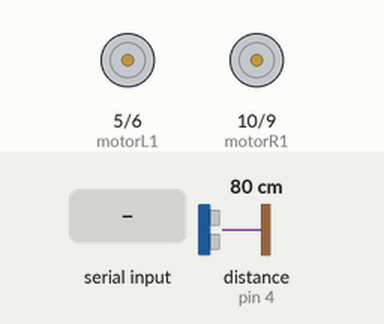
Bench run of a sketch on a simulated Arduino Uno, built with avr-gcc and run on an emulated ATmega328P. Shown: motor-driver pin pairs drawn as motors (green arrow = first pin HIGH = forward, orange = second pin HIGH = backward, longer = more drive). Wiring (inferred from the names in the program): ultrasonic range finder: trigger pin 3; echo pin 4. The test bench sets the inputs (shaded band); at power-on: distance to the obstacle (sensor on pin 4) 80 cm. The echo pulse lasts 58.3 µs per cm; what the sketch prints to the serial monitor is not drawn.

Above: at 1.2 s.
1.3 s: "U" received over Serial
At 1.6 s:
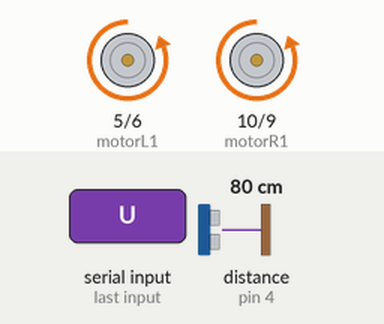
2.8 s: "D" received over Serial
At 3.3 s:
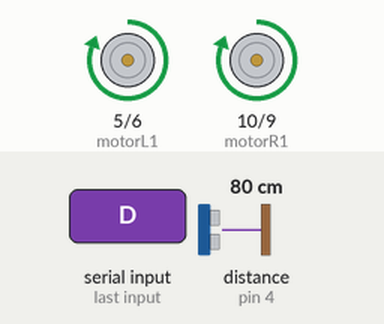
4.3 s: "L" received over Serial
At 5.3 s:
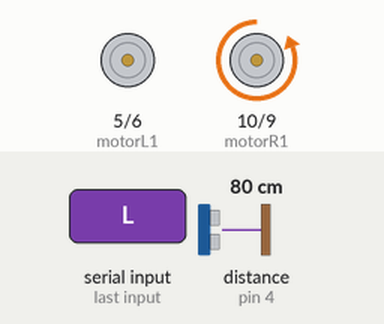
5.8 s: "R" received over Serial
At 7.0 s:
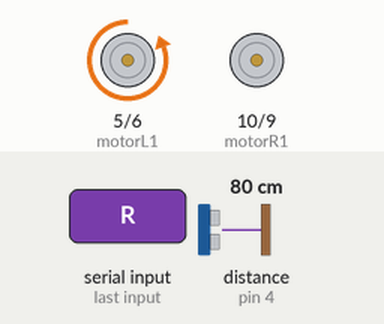
7.3 s: distance to the obstacle (sensor on pin 4) set to 13 cm
8.9 s: distance to the obstacle (sensor on pin 4) set to 10 cm
At 9.7 s:
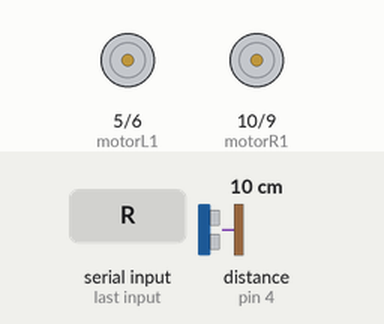
Timing chart, 0 to 11.8 s (numbered marks = the images above; inputs shaded):
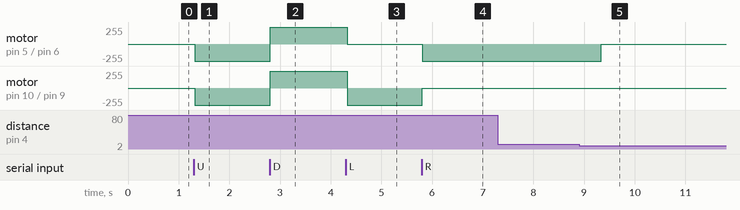

The sketch:

carrito.ino
```cpp
int trigPin = 3;
int echoPin = 4;


//Motors
int motorL1 = 5;  // INPUT 1 - LEFT
int motorL2 = 6;  // INPUT 2 - LEFT
int motorR1 = 10; // INPUT 3 - RIGHT
int motorR2 = 9;  // INPUT 4 - RIGHT

//Helpers
int vel = 100;
int minDistance = 2;
int maxDistance = 10;
int distance;
char dataFromApp = 'S';

void setup()
{
  Serial.begin(9600);
  pinMode(echoPin, INPUT);    // echo as input
  pinMode(trigPin, OUTPUT);   // trigger as output

  //Output variables
  pinMode(motorL1, OUTPUT);
  pinMode(motorL2, OUTPUT);
  pinMode(motorR1, OUTPUT);
  pinMode(motorR2, OUTPUT);
}

void loop()
{
    // Calculate distance
    distance = calculateDistance();

    if (distance >= minDistance && distance <= maxDistance)
    {
       dataFromApp = 'S';
       Serial.print("O");
       delay(400);
    }


    //Wait new data
    if(Serial.available() > 0){
      dataFromApp = Serial.read();
    }

    switch (dataFromApp) {
    case 'U':
      up();
      break;
    case 'D':
      down();
      break;
    case 'L':
      left();
      break;
    case 'R':
      right();
      break;
    case 'S':
      stop();
      break;
    }
    delay(20);
}

void up(){
  digitalWrite(motorL1, 0);
  digitalWrite(motorL2, vel);
  digitalWrite(motorR1, 0);
  digitalWrite(motorR2, vel);
}

void down(){
  digitalWrite(motorL1, vel);
  digitalWrite(motorL2, 0);
  digitalWrite(motorR1, vel);
  digitalWrite(motorR2, 0);
}

void right(){
  digitalWrite(motorL1, 0);
  digitalWrite(motorL2, vel);
  digitalWrite(motorR1, 0);
  digitalWrite(motorR2, 0);

}

void left(){
  digitalWrite(motorL1, 0);
  digitalWrite(motorL2, 0);
  digitalWrite(motorR1, 0);
  digitalWrite(motorR2, vel);

}

void stop(){
  digitalWrite(motorR1, 0);
  digitalWrite(motorR2, 0);
  digitalWrite(motorL1, 0);
  digitalWrite(motorL2, 0);
}

int calculateDistance() {

  int duration, dist;

  digitalWrite(trigPin, HIGH);
  delay(1);
  digitalWrite(trigPin, LOW);

  duration = pulseIn(echoPin, HIGH);
  dist = duration / 58.2;

  delay(10);
  return dist;
}
```

Measured:
- the behaviour switches between 12 and 11 cm on distance to the obstacle (sensor on pin 4) (found by bisection; images 4 and 5)
- after the input at 1.3 s, motor on pin 5 (motorL1) / pin 6 (motorL2), motor on pin 10 (motorR1) / pin 9 (motorR2): stopped → backward 255/255 at once
- after the input at 2.8 s, motor on pin 5 (motorL1) / pin 6 (motorL2), motor on pin 10 (motorR1) / pin 9 (motorR2): backward 255/255 → forward 255/255 at once
- after the input at 4.3 s, motor on pin 5 (motorL1) / pin 6 (motorL2): forward 255/255 → stopped at once; motor on pin 10 (motorR1) / pin 9 (motorR2): forward 255/255 → backward 255/255 at once
- after the input at 5.8 s, motor on pin 5 (motorL1) / pin 6 (motorL2): stopped → backward 255/255 at once; motor on pin 10 (motorR1) / pin 9 (motorR2): backward 255/255 → stopped at once
- after the input at 7.3 s, every drawn part: stays the same
- after the input at 8.9 s, motor on pin 5 (motorL1) / pin 6 (motorL2): backward 255/255 → stopped after 0.44 s
